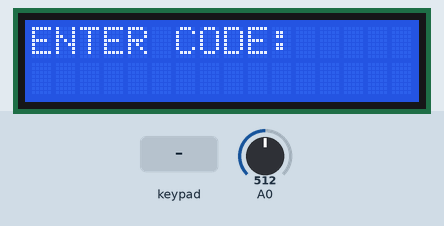
This sketch was run on a simulated Arduino Uno, built with avr-gcc and run on an emulated ATmega328P. On the bench: 16×2 character LCD. Inputs (shaded band) come from the test bench; at power-on: A0 = 512. What the sketch prints to the serial monitor is not drawn.

Above: at 1.2 s.
1.3 s: keypad keys 1 1 1 0 9 8 * pressed 0.4 s apart
At 5.0 s:
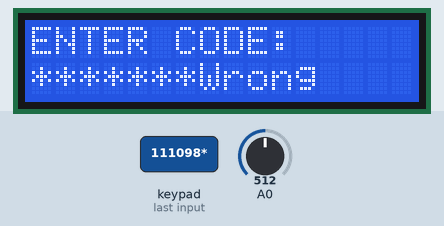
5.6 s: keypad keys 1 1 1 0 9 8 A pressed 0.4 s apart
At 9.4 s:
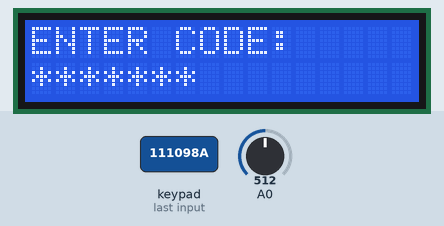
9.9 s: key 'B' pressed
At 10.7 s:
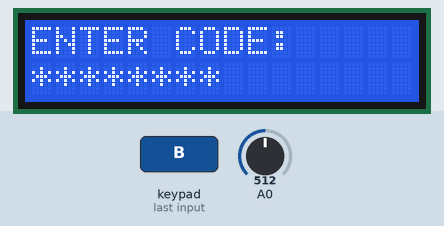
11.4 s: keypad keys 1 1 1 0 9 8 D pressed 0.4 s apart
At 14.8 s:
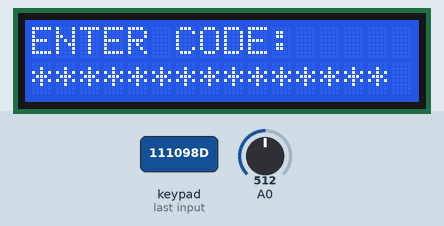
15.7 s: key 'C' pressed
At 16.5 s:
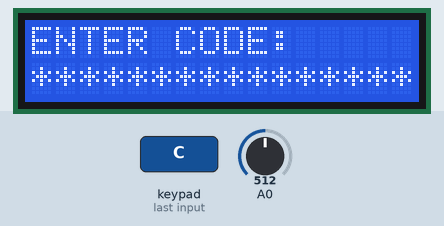
17.2 s: key '*' pressed
At 19.9 s:
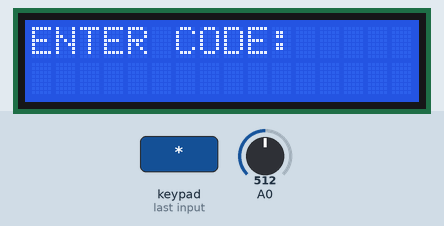
Timing chart, 0 to 21.2 s (numbered marks = the images above; inputs shaded):
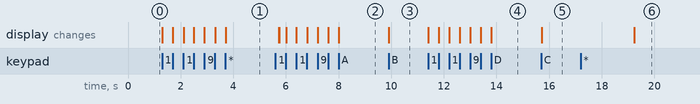

The sketch:

Zamek_na_haslo_LCD.ino
```cpp
/*
||  Simple Password Entry Using Matrix Keypad
||  4/5/2012 Updates Nathan Sobieck: Nathan@Sobisource.com
||
*/


//* is to validate password
//# is to reset password attempt

/////////////////////////////////////////////////////////////////

#include <Password.h> //http://www.arduino.cc/playground/uploads/Code/Password.zip
#include <Keypad.h> //http://www.arduino.cc/playground/uploads/Code/Keypad.zip

#include <Wire.h>
#include <LiquidCrystal_I2C.h>

#define BACKLIGHT_PIN 3
int guzik =0;
int stan;
boolean sw =false;

LiquidCrystal_I2C	lcd(0x27,2,1,0,4,5,6,7);

Password password = Password( "1234" );

const byte ROWS = 4; // Four rows
const byte COLS = 4; //  columns
// Define the Keymap
char keys[ROWS][COLS] = {
  {'1','2','3','A'},
  {'4','5','6','B'},
  {'7','8','9','C'},
  {'*','0','#','D'}
};

byte rowPins[ROWS] = { 11,10,9,8 };// Connect keypad ROW0, ROW1, ROW2 and ROW3 to these Arduino pins.
byte colPins[COLS] = { 7,6,5,4, };// Connect keypad COL0, COL1 and COL2 to these Arduino pins.


// Create the Keypad
Keypad keypad = Keypad( makeKeymap(keys), rowPins, colPins, ROWS, COLS );

void setup(){

  pinMode(guzik, INPUT_PULLUP);
  Serial.begin(9600);
  lcd.begin (16,2);
  lcd.setBacklightPin(BACKLIGHT_PIN,POSITIVE);
  lcd.setBacklight(LOW);
  lcd.home();
  lcd.print("ENTER CODE:");
  lcd.setCursor(0,1);
  keypad.addEventListener(keypadEvent); //add an event listener for this keypad

}

void cls() {
  lcd.clear();
  lcd.home();
  lcd.print("ENTER CODE:");
  lcd.setCursor(0,1); }

void loop(){
   int jasn = analogRead(A0);
   if (jasn<600) {lcd.setBacklight(HIGH);}
   else {
   stan = digitalRead(guzik);
   delay(100);
   if (stan==0){ sw = !sw ; lcd.setBacklight(sw);} }
   keypad.getKey();

}

//take care of some special events
void keypadEvent(KeypadEvent eKey){
  switch (keypad.getState()){
    case PRESSED:
	Serial.print("Pressed: ");
	Serial.println(eKey);
        lcd.print('*');
	switch (eKey){
	  case '*': checkPassword(); break;
	  case '#': password.reset(); cls(); break;
	  default: password.append(eKey);
     }
  }
}

void checkPassword(){
  if (password.evaluate()){
    Serial.println("Success");
    lcd.print("Success");
    delay(2000);
    cls();
    //Add code to run if it works
  }else{
    Serial.println("Wrong");
    lcd.print("Wrong");
    delay(2000);
    cls();
    //add code to run if it did not work
  }

}
```

Measured:
- after the input at 1.3 s, the display: first changes at once (image 1 shows a later state)
- after the input at 5.6 s, the display: first differs from a run without the input after 0.15 s (image 2 shows a later state)
- after the input at 9.9 s, the display: changes at once (image 3)
- after the input at 11.4 s, the display: first changes at once (image 4 shows a later state)
- after the input at 15.7 s, the display: changes at once (image 5)
- after the input at 17.2 s, the display: changes after 2.0 s (image 6)
